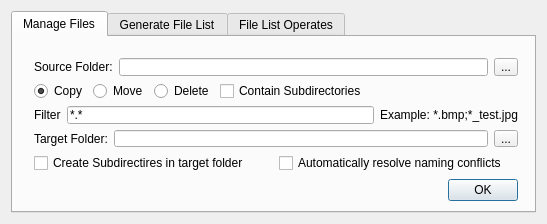
<?xml version="1.0" encoding="UTF-8"?>
<ui version="4.0">
 <class>FileAssistant</class>
 <widget class="QDialog" name="FileAssistant">
  <property name="geometry">
   <rect>
    <x>0</x>
    <y>0</y>
    <width>547</width>
    <height>224</height>
   </rect>
  </property>
  <property name="windowTitle">
   <string>ImageExpert-File Assistant</string>
  </property>
  <layout class="QVBoxLayout" name="verticalLayout_3">
   <item>
    <widget class="QTabWidget" name="tabWidget">
     <property name="currentIndex">
      <number>0</number>
     </property>
     <widget class="QWidget" name="tab1">
      <attribute name="title">
       <string>Manage Files</string>
      </attribute>
      <widget class="QWidget" name="layoutWidget">
       <property name="geometry">
        <rect>
         <x>10</x>
         <y>10</y>
         <width>506</width>
         <height>165</height>
        </rect>
       </property>
       <layout class="QVBoxLayout" name="verticalLayout_2">
        <item>
         <layout class="QVBoxLayout" name="verticalLayout">
          <item>
           <layout class="QHBoxLayout" name="horizontalLayout_2">
            <item>
             <widget class="QLabel" name="label">
              <property name="text">
               <string>Source Folder:</string>
              </property>
             </widget>
            </item>
            <item>
             <widget class="QLineEdit" name="lineEdit_SourceFloder"/>
            </item>
            <item>
             <widget class="QToolButton" name="toolButton_SourceFolder">
              <property name="text">
               <string>...</string>
              </property>
             </widget>
            </item>
           </layout>
          </item>
          <item>
           <layout class="QHBoxLayout" name="horizontalLayout_5">
            <item>
             <widget class="QRadioButton" name="radioButton_Copy">
              <property name="text">
               <string>Copy</string>
              </property>
              <property name="checked">
               <bool>true</bool>
              </property>
             </widget>
            </item>
            <item>
             <widget class="QRadioButton" name="radioButton_Move">
              <property name="text">
               <string>Move</string>
              </property>
             </widget>
            </item>
            <item>
             <widget class="QRadioButton" name="radioButton_Delete">
              <property name="text">
               <string>Delete</string>
              </property>
             </widget>
            </item>
            <item>
             <widget class="QCheckBox" name="checkBox_2">
              <property name="text">
               <string>Contain Subdirectories</string>
              </property>
             </widget>
            </item>
            <item>
             <spacer name="horizontalSpacer">
              <property name="orientation">
               <enum>Qt::Horizontal</enum>
              </property>
              <property name="sizeHint" stdset="0">
               <size>
                <width>40</width>
                <height>20</height>
               </size>
              </property>
             </spacer>
            </item>
           </layout>
          </item>
          <item>
           <layout class="QHBoxLayout" name="horizontalLayout_4">
            <item>
             <widget class="QLabel" name="label_3">
              <property name="text">
               <string>Filter</string>
              </property>
             </widget>
            </item>
            <item>
             <widget class="QLineEdit" name="lineEdit_Filter">
              <property name="text">
               <string>*.*</string>
              </property>
              <property name="maxLength">
               <number>32767</number>
              </property>
             </widget>
            </item>
            <item>
             <widget class="QLabel" name="label_4">
              <property name="text">
               <string>Example: *.bmp;*_test.jpg</string>
              </property>
             </widget>
            </item>
           </layout>
          </item>
          <item>
           <layout class="QHBoxLayout" name="horizontalLayout_3">
            <item>
             <widget class="QLabel" name="label_2">
              <property name="text">
               <string>Target Folder:</string>
              </property>
             </widget>
            </item>
            <item>
             <widget class="QLineEdit" name="lineEdit_TargetFolder"/>
            </item>
            <item>
             <widget class="QToolButton" name="toolButton_TargetFolder">
              <property name="text">
               <string>...</string>
              </property>
             </widget>
            </item>
           </layout>
          </item>
         </layout>
        </item>
        <item>
         <layout class="QHBoxLayout" name="horizontalLayout_12">
          <item>
           <widget class="QCheckBox" name="checkBox_3">
            <property name="text">
             <string>Create Subdirectires in target folder</string>
            </property>
           </widget>
          </item>
          <item>
           <widget class="QCheckBox" name="checkBox_NameingConflicts">
            <property name="text">
             <string>Automatically resolve naming conflicts</string>
            </property>
           </widget>
          </item>
         </layout>
        </item>
        <item>
         <layout class="QHBoxLayout" name="horizontalLayout_6">
          <item>
           <widget class="QLabel" name="label_Info"/>
          </item>
          <item>
           <widget class="QPushButton" name="pushButton_OK">
            <property name="maximumSize">
             <size>
              <width>70</width>
              <height>50</height>
             </size>
            </property>
            <property name="text">
             <string>OK</string>
            </property>
           </widget>
          </item>
         </layout>
        </item>
       </layout>
      </widget>
     </widget>
     <widget class="QWidget" name="tab2">
      <attribute name="title">
       <string>Generate File List</string>
      </attribute>
      <widget class="QWidget" name="layoutWidget">
       <property name="geometry">
        <rect>
         <x>10</x>
         <y>10</y>
         <width>501</width>
         <height>129</height>
        </rect>
       </property>
       <layout class="QVBoxLayout" name="verticalLayout_4">
        <item>
         <layout class="QHBoxLayout" name="horizontalLayout_7">
          <item>
           <widget class="QLabel" name="label_5">
            <property name="text">
             <string>Source Folder:</string>
            </property>
           </widget>
          </item>
          <item>
           <widget class="QLineEdit" name="lineEdit_Floder"/>
          </item>
          <item>
           <widget class="QToolButton" name="toolButton_Folder">
            <property name="text">
             <string>...</string>
            </property>
           </widget>
          </item>
         </layout>
        </item>
        <item>
         <layout class="QHBoxLayout" name="horizontalLayout_10">
          <item>
           <widget class="QLabel" name="label_8">
            <property name="text">
             <string>Filter:</string>
            </property>
           </widget>
          </item>
          <item>
           <widget class="QLineEdit" name="lineEdit_Filter_3">
            <property name="text">
             <string>*.*</string>
            </property>
            <property name="maxLength">
             <number>32767</number>
            </property>
           </widget>
          </item>
          <item>
           <widget class="QLabel" name="label_9">
            <property name="text">
             <string>Example: *.bmp;*_test.jpg</string>
            </property>
           </widget>
          </item>
         </layout>
        </item>
        <item>
         <widget class="QCheckBox" name="checkBox">
          <property name="text">
           <string>Contain Subdirectories</string>
          </property>
         </widget>
        </item>
        <item>
         <layout class="QHBoxLayout" name="horizontalLayout_8">
          <item>
           <widget class="QLabel" name="label_Rt"/>
          </item>
          <item>
           <widget class="QPushButton" name="pushButton_Generate">
            <property name="maximumSize">
             <size>
              <width>70</width>
              <height>50</height>
             </size>
            </property>
            <property name="text">
             <string>Generate</string>
            </property>
           </widget>
          </item>
         </layout>
        </item>
       </layout>
      </widget>
     </widget>
     <widget class="QWidget" name="tab">
      <attribute name="title">
       <string>File List Operates</string>
      </attribute>
      <widget class="QWidget" name="layoutWidget">
       <property name="geometry">
        <rect>
         <x>11</x>
         <y>11</y>
         <width>508</width>
         <height>165</height>
        </rect>
       </property>
       <layout class="QVBoxLayout" name="verticalLayout_5">
        <item>
         <layout class="QVBoxLayout" name="verticalLayout_6">
          <item>
           <layout class="QHBoxLayout" name="horizontalLayout_9">
            <item>
             <widget class="QLabel" name="label_6">
              <property name="text">
               <string>File List (txt):</string>
              </property>
             </widget>
            </item>
            <item>
             <widget class="QLineEdit" name="lineEdit_FileList"/>
            </item>
            <item>
             <widget class="QToolButton" name="toolButton_FileList">
              <property name="text">
               <string>...</string>
              </property>
             </widget>
            </item>
           </layout>
          </item>
          <item>
           <layout class="QHBoxLayout" name="horizontalLayout_11">
            <item>
             <widget class="QRadioButton" name="radioButton_Copy_2">
              <property name="text">
               <string>Copy</string>
              </property>
              <property name="checked">
               <bool>true</bool>
              </property>
             </widget>
            </item>
            <item>
             <widget class="QRadioButton" name="radioButton_Move_2">
              <property name="text">
               <string>Move</string>
              </property>
             </widget>
            </item>
            <item>
             <widget class="QRadioButton" name="radioButton_Delete_2">
              <property name="text">
               <string>Delete</string>
              </property>
             </widget>
            </item>
            <item>
             <spacer name="horizontalSpacer_2">
              <property name="orientation">
               <enum>Qt::Horizontal</enum>
              </property>
              <property name="sizeHint" stdset="0">
               <size>
                <width>40</width>
                <height>20</height>
               </size>
              </property>
             </spacer>
            </item>
           </layout>
          </item>
          <item>
           <layout class="QHBoxLayout" name="horizontalLayout_13">
            <item>
             <widget class="QLabel" name="label_11">
              <property name="text">
               <string>Target  Folder:</string>
              </property>
             </widget>
            </item>
            <item>
             <widget class="QLineEdit" name="lineEdit_TargetFolder_2"/>
            </item>
            <item>
             <widget class="QToolButton" name="toolButton_TargetFolder_2">
              <property name="text">
               <string>...</string>
              </property>
             </widget>
            </item>
           </layout>
          </item>
          <item>
           <layout class="QHBoxLayout" name="horizontalLayout_15">
            <item>
             <widget class="QCheckBox" name="checkBox_4">
              <property name="text">
               <string>Create Subdirectires in target folder</string>
              </property>
             </widget>
            </item>
            <item>
             <widget class="QCheckBox" name="checkBox_NameingConflicts_2">
              <property name="text">
               <string>Automatically resolve naming conflicts</string>
              </property>
             </widget>
            </item>
           </layout>
          </item>
         </layout>
        </item>
        <item>
         <layout class="QHBoxLayout" name="horizontalLayout">
          <item>
           <widget class="QLabel" name="label_7">
            <property name="text">
             <string>Source Folder:</string>
            </property>
           </widget>
          </item>
          <item>
           <widget class="QLineEdit" name="lineEdit_sourceFolder_2"/>
          </item>
         </layout>
        </item>
        <item>
         <layout class="QHBoxLayout" name="horizontalLayout_14">
          <item>
           <widget class="QLabel" name="label_Info_2"/>
          </item>
          <item>
           <widget class="QPushButton" name="pushButton_OK_2">
            <property name="maximumSize">
             <size>
              <width>70</width>
              <height>50</height>
             </size>
            </property>
            <property name="text">
             <string>OK</string>
            </property>
           </widget>
          </item>
         </layout>
        </item>
       </layout>
      </widget>
     </widget>
    </widget>
   </item>
  </layout>
 </widget>
 <layoutdefault spacing="6" margin="11"/>
 <resources/>
 <connections/>
</ui>
